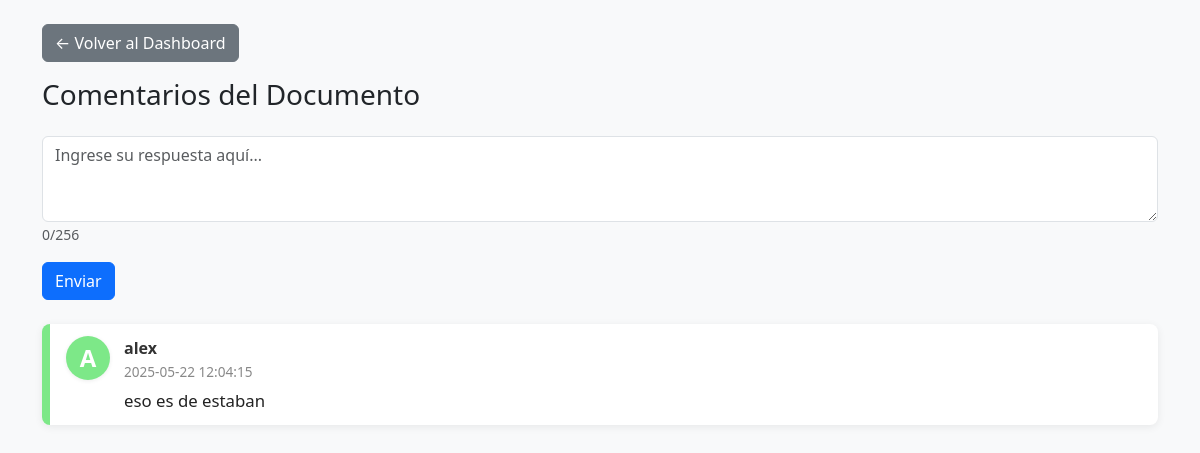
Screenshot of /funciones/comentarios.php?documento_id=20 (signed in) with the database file from the repository.
### tables this page shows
CREATE TABLE `comentarios` (
  `id` int(11) NOT NULL,
  `usuario_id` int(11) DEFAULT NULL,
  `documento_id` int(11) DEFAULT NULL,
  `comentario` text NOT NULL,
  `fecha_creacion` datetime DEFAULT current_timestamp()
);

CREATE TABLE `usuarios` (
  `id` int(11) NOT NULL,
  `nombre` varchar(100) DEFAULT NULL,
  `usuario` varchar(50) DEFAULT NULL,
  `contrasena` varchar(255) DEFAULT NULL,
  `rol` enum('usuario','dueno','admin','almacen') DEFAULT 'usuario'
);

### funciones/comentarios.php (the view, shortened to what this page needs)
<?php
include 'includes/conexion.php';
$documento_id = isset($_GET['documento_id']) ? intval($_GET['documento_id']) : 0;
?>
<!DOCTYPE html>
<html lang="es">
<head>
    <link href="https://cdn.jsdelivr.net/npm/bootstrap@5.3.0/dist/css/bootstrap.min.css" rel="stylesheet">
</head>
<body class="bg-light">
<div class="container py-4">
    <a href="dashboard.php" class="btn btn-secondary mb-3">← Volver al Dashboard</a>
    <h3 class="mb-4">Comentarios del Documento</h3>
    <form action="comentarios.php?documento_id=<?= $documento_id ?>" method="POST" class="mb-4">
        <div class="form-group mb-3">
             <textarea name="comentario" id="comentario" class="form-control" placeholder="Ingrese su respuesta aquí..." rows="3" required></textarea>
             <small id="charCount" class="form-text text-muted">0/256</small>
        </div>
        <button class="btn btn-primary" type="submit">Enviar</button>
    </form>
    <div class="comments-list mt-4">
        <?php
        $query_list = "SELECT c.*, u.nombre AS autor
                       FROM comentarios c
                       JOIN usuarios u ON c.usuario_id = u.id
                       WHERE c.documento_id = ?
                       ORDER BY c.fecha_creacion DESC";
        $stmt_list = $conexion->prepare($query_list);
        $stmt_list->bind_param("i", $documento_id);
        $stmt_list->execute();
        $resultado_lista_comentarios = $stmt_list->get_result();
        while ($comentario = $resultado_lista_comentarios->fetch_assoc()): ?>
            <?php $inicial = strtoupper(mb_substr($comentario['autor'], 0, 1)); ?>
            <div class="flag-comment" data-flag-author="<?= htmlspecialchars($comentario['autor']) ?>">
                <div class="flag-avatar"><?= $inicial ?></div>
                <div class="flag-body">
                    <div class="flag-author"><?= htmlspecialchars($comentario['autor']) ?></div>
                    <div class="flag-date"><?= $comentario['fecha_creacion'] ?></div>
                    <div class="flag-text" id="comentario-texto-<?= $comentario['id'] ?>"><?= nl2br(htmlspecialchars($comentario['comentario'])) ?></div>
                </div>
            </div>
        <?php endwhile; ?>
    </div>
</div>
</body>
</html>

### funciones/comentarios.php (style rules this page uses)
.flag-comment { display: flex; align-items: flex-start; background: #fff; border-radius: 8px; margin-bottom: 16px; box-shadow: 0 2px 8px rgba(0,0,0,0.07); border-left: 8px solid var(--flag-color, #007bff); padding: 12px 16px; position: relative; }
.flag-avatar { width: 44px; height: 44px; border-radius: 50%; background: var(--flag-color, #007bff); color: #fff; display: flex; align-items: center; justify-content: center; font-size: 1.5rem; font-weight: bold; margin-right: 14px; flex-shrink: 0; box-shadow: 0 1px 4px rgba(0,0,0,0.08); }
.flag-body { flex: 1; }
.flag-author { font-weight: 600; color: #333; margin-bottom: 2px; }
.flag-date { font-size: 0.85rem; color: #888; margin-bottom: 6px; }
.flag-text { font-size: 1.05rem; color: #222; margin-bottom: 0; }

### rows the page displays
comentarios: usuario.nombre "A", usuario.nombre "alex", fecha_creacion "2025-05-22 12:04:15", comentario "eso es de estaban"
